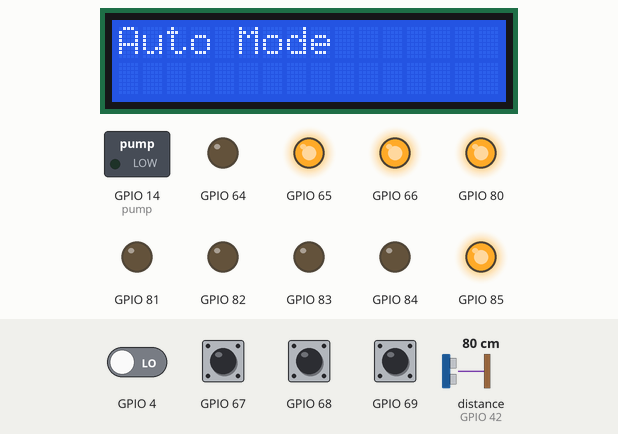
Simulated run of this sketch. Board: ESP8266 (NodeMCU). Shown: 16×2 character LCD, switched loads named in the sketch (green lamp = pin HIGH), output pins drawn as LEDs (lit = HIGH). Dashed ring = blinking. The inputs (shaded band) are chosen by the test bench; at power-on: GPIO 67–69 HIGH, GPIO 4 LOW, distance to the obstacle (sensor on GPIO 42) 80 cm. WiFi joins after 1.5 s; servers stay silent unless stated; the Firebase database answers and starts empty; what the sketch prints to the serial monitor is not drawn.

Above: at 12.9 s.
13.0 s: GPIO 67 pulled LOW for 0.9 s
At 14.6 s:
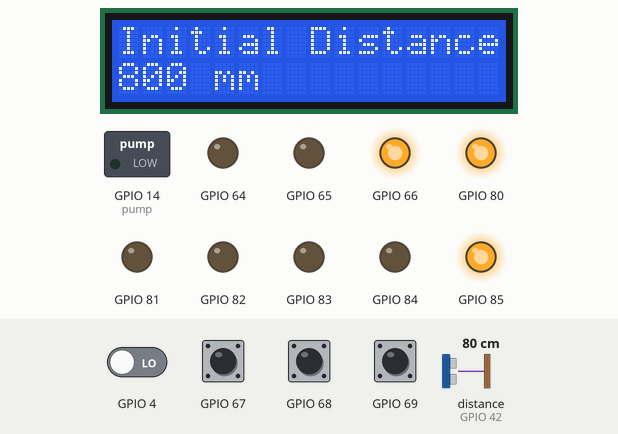
18.6 s: distance to the obstacle (sensor on GPIO 42) set to 53 cm
22.7 s: distance to the obstacle (sensor on GPIO 42) set to 42 cm
At 27.4 s:
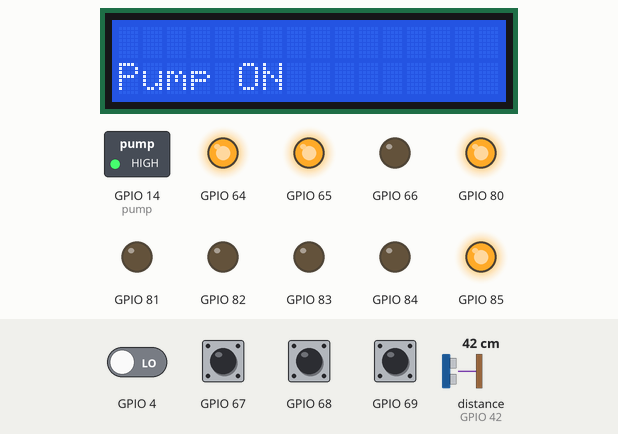
27.8 s: GPIO 68 pulled LOW for 0.9 s
At 29.3 s:
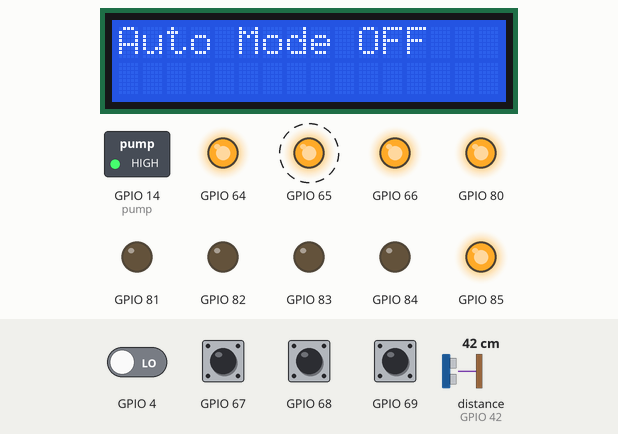
31.6 s: GPIO 67 pulled LOW for 3.2 s
At 36.0 s:
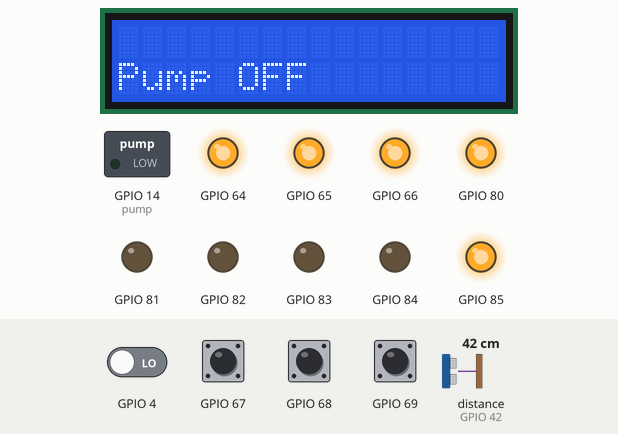
36.3 s: GPIO 68 pulled LOW for 0.9 s
At 37.7 s:
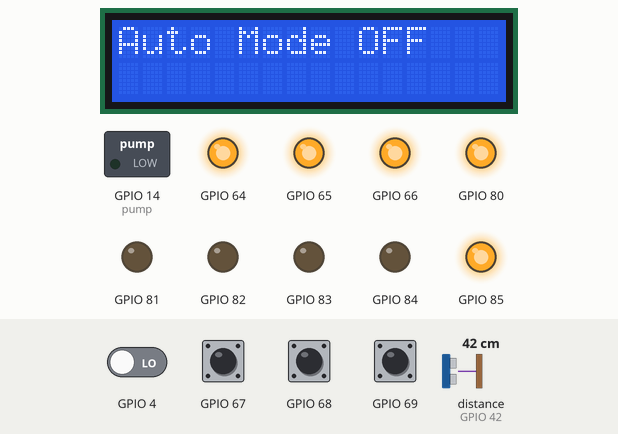
Timing chart, 0 to 40.4 s (numbered marks = the images above; inputs shaded):
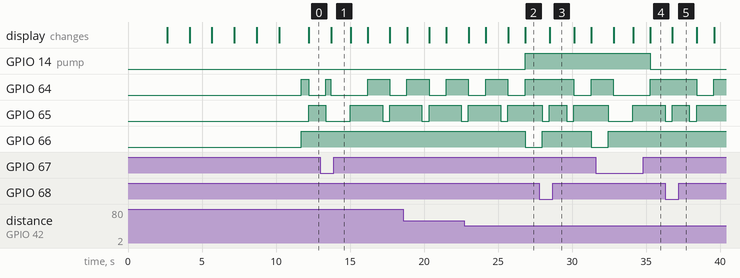

Measured:
- the behaviour switches between 48 and 47 cm on distance to the obstacle (sensor on GPIO 42) (found by bisection; images 1 and 2)
- after the input at 13.0 s, the display: changes after 0.72 s (image 1)
- after the input at 22.7 s, GPIO 14 (pump): LOW → HIGH after 4.1 s; GPIO 66: HIGH → LOW after 4.1 s; the display: first differs from a run without the input after 4.1 s (image 2)
- after the input at 27.8 s, GPIO 65: HIGH → LOW after 1.8 s, → HIGH 0.49 s later; the display: changes after 0.69 s (image 3)
- after the input at 31.6 s, GPIO 14 (pump): HIGH → LOW after 3.7 s; GPIO 66: goes on until 32.4 s, then stays HIGH; the display: first changes after 1.2 s (image 4 shows a later state)
- after the input at 36.3 s, the display: changes after 0.48 s (image 5)

The sketch:

Pump_System_210929_Push.ino
```cpp
#include "Arduino.h"
#include "PCF8574.h"
#include "math.h"
PCF8574 pcf20(0x20);
PCF8574 pcf21(0x21);
//PCF8574 pcf8574(0x20, D2(5), D1(4)); //PCF8574(주소 값, SDA, SCL)

//LCD
#include <LiquidCrystal_I2C.h>
LiquidCrystal_I2C lcd(0x27,16,2);

//VL53L1X
#include <VL53L1X.h> //Download this library from https://github.com/pololu/vl53l1x-arduino

//#include "SparkFun_VL53L1X.h"
//SFEVL53L1X distanceSensor; //레이저센서 거리값
int initial = 0; //초기 거리 저장 변수
int current = 0; //현재 거리 저장 변수
int count = 0; //수위 조건 충족 변수
int mes = 0; // 메세지 전송 변수
int avg = 0; // 레이저센서값 평균 변수

//레이저센서 5개
VL53L1X sensor_A; //Create the sensor object
VL53L1X sensor_B; //Create the sensor object
VL53L1X sensor_C; //Create the sensor object
VL53L1X sensor_D; //Create the sensor object
VL53L1X sensor_E; //Create the sensor object

int startTime = millis(); //used for our timing loop
int mInterval = 100; //refresh rate of 10hz

#define XSHUT_A P0 //pcf21
#define XSHUT_B P1 //pcf21
#define XSHUT_C P2 //pcf21
#define XSHUT_D P3 //pcf21
#define XSHUT_E P4 //pcf21
#define Raspberry_pi P5 //pcf21

#define M_INTERVAL 50

//ESP8266
#include <Wire.h>
#include <ESP8266WiFi.h>
#include <ESP8266HTTPClient.h>

// 데이터베이스,와이파이 설정
#include <FirebaseESP8266.h>  //https://github.com/mobizt/Firebase-ESP8266
#define FIREBASE_HOST "esp8266-sensor-readings-23fd0-default-rtdb.firebaseio.com"
#define FIREBASE_Authorization_key "GzVRIYoR2qjjvtMmrpS2Z4Esl089LWlCxYxcQRFv"
FirebaseData firebaseData;
FirebaseJson json;
// 데이터베이스 ON/OFF 표시 auto, pump 변수
String autoval; // AUTO모드 변수
String pumpval; // PUMP모드 변수
String ONval = "\\\"ON\\\""; //ON 값 저장
String OFFval = "\\\"OFF\\\""; // OFF 값 저장

const char* ssid = "wong";
const char* password = "12340000";
//const char* ssid = "iptimea704";
//const char* password = "rodemeng2019";
WiFiServer server(80);

//switch or led
int bluePin = P0;
int greenPin = P1;
int redPin = P2;
const int button1 = P3; //초기 값
const int button2 = P4; //Auto Mode
const int button3 = P5; //Pump

//펌프
const int pump = 14;

void setup() {
    Serial.begin(115200);

    Wire.begin();
    Wire.setClock(400000); // use 400 kHz I2C
    WiFi.begin(ssid, password);

    while (WiFi.status() != WL_CONNECTED) {
      delay(1000);
      Serial.println("Connecting..");
    }

    Serial.println("연결되었습니다.");

    server.begin();
    Serial.println("Server started");
    Serial.print("Use this URL to connect: ");
    Serial.print("http://");
    Serial.print(WiFi.localIP());
    Serial.println("/");
    //WIFI 연결 후 파이어베이스 연결
    Firebase.begin(FIREBASE_HOST,FIREBASE_Authorization_key);
    Serial.println("Firebase connect");
    //파이어베이스 DB OFF로 초기화, 초기값 0설정
    Firebase.setString(firebaseData, "/testPump_in_server_DB/AUTO", OFFval);
    Firebase.setString(firebaseData, "/testPump_in_server_DB/PUMP", OFFval);
    Firebase.setFloat(firebaseData, "/testPump_in_server_DB/INI", initial);
    autoval = OFFval; // 시작할 때 auto OFF
    pumpval = OFFval; // 시작할 때 pump OFF

    pinMode(pump, OUTPUT);

    pcf20.pinMode(button1, INPUT_PULLUP);
    pcf20.pinMode(button2, INPUT);
    pcf20.pinMode(button3, INPUT);
    pcf20.pinMode(redPin, OUTPUT);
    pcf20.pinMode(greenPin, OUTPUT);
    pcf20.pinMode(bluePin, OUTPUT);
    pcf20.begin(); //처음에 안써서 실행 안됨(주의)

    //Set the pin mode to output
    pcf21.pinMode(XSHUT_A ,OUTPUT);
    pcf21.pinMode(XSHUT_B ,OUTPUT);
    pcf21.pinMode(XSHUT_C ,OUTPUT);
    pcf21.pinMode(XSHUT_D ,OUTPUT);
    pcf21.pinMode(XSHUT_E ,OUTPUT);
    pcf21.pinMode(Raspberry_pi ,OUTPUT);
    pcf21.begin();

    //Turn all TOF's off
    pcf21.digitalWrite(XSHUT_A, LOW);
    pcf21.digitalWrite(XSHUT_B, LOW);
    pcf21.digitalWrite(XSHUT_C, LOW);
    pcf21.digitalWrite(XSHUT_D, LOW);
    pcf21.digitalWrite(XSHUT_E, LOW);

    //Raspberry_pi, Raspberry_pi_LCD ON
    pcf21.digitalWrite(Raspberry_pi, HIGH);

//    //-----------------------------------------------------------------
//    //FIRST WE WILL CONFIGURE AND SETUP SENSOR_A
//    -----------------------------------------------------------------
    delay(50);
    pcf21.digitalWrite(XSHUT_A, HIGH); //Turn sensor_A on
    delay(50);

    sensor_A.setTimeout(500); //Set the sensors timeout

    if (!sensor_A.init())//try to initilise the sensor
    {
        //Sensor does not respond within the timeout time
        Serial.println("Sensor_A is not responding, check your wiring");
    }
    else
    {
        sensor_A.setAddress(42); //Set the sensors I2C address
        sensor_A.setDistanceMode(VL53L1X::Long); //Set the sensor to maximum range of 4 meters
        sensor_A.setMeasurementTimingBudget(4000); //Set its timing budget in microseconds longer timing budgets will give more accurate measurements
        sensor_A.startContinuous(M_INTERVAL); //Sets the interval where a measurement can be requested in milliseconds
    }

//    //-----------------------------------------------------------------
//    //NOW CONFIGURE AND SETUP SENSOR_B
//    //-----------------------------------------------------------------
//    delay(50);
//    pcf21.digitalWrite(XSHUT_B, HIGH); //Turn sensor_B on
//    delay(50);
//
//    sensor_B.setTimeout(500); //Set the sensors timeout
//
//    if (!sensor_B.init())//try to initilise the sensor
//    {
//        //Sensor does not respond within the timeout time
//        Serial.println("Sensor_B is not responding, check your wiring");
//    }
//    else
//    {
//        sensor_B.setAddress(43); //Set the sensors I2C address
//        sensor_B.setDistanceMode(VL53L1X::Long); //Set the sensor to maximum range of 4 meters
//        sensor_B.setMeasurementTimingBudget(4000); //Set its timing budget in microseconds longer timing budgets will give more accurate measurements
//        sensor_B.startContinuous(M_INTERVAL); //Sets the interval where a measurement can be requested in milliseconds
//    }
//
      //-----------------------------------------------------------------
    //NOW CONFIGURE AND SETUP SENSOR_C
    //-----------------------------------------------------------------
//    delay(50);
//    pcf21.digitalWrite(XSHUT_C, HIGH); //Turn sensor_C on
//    delay(50);
//
//    sensor_C.setTimeout(500); //Set the sensors timeout
//
//    if (!sensor_C.init())//try to initilise the sensor
//    {
//        //Sensor does not respond within the timeout time
//        Serial.println("Sensor_C is not responding, check your wiring");
//    }
//    else
//    {
//        sensor_C.setAddress(44); //Set the sensors I2C address
//        sensor_C.setDistanceMode(VL53L1X::Long); //Set the sensor to maximum range of 4 meters
//        sensor_C.setMeasurementTimingBudget(4000); //Set its timing budget in microseconds longer timing budgets will give more accurate measurements
//        sensor_C.startContinuous(M_INTERVAL); //Sets the interval where a measurement can be requested in milliseconds
//    }

    //-----------------------------------------------------------------
    //NOW CONFIGURE AND SETUP SENSOR_D
    //-----------------------------------------------------------------
//    delay(50);
//    pcf21.digitalWrite(XSHUT_D, HIGH); //Turn sensor_D on
//    delay(50);
//
//    sensor_D.setTimeout(500); //Set the sensors timeout
//
//    if (!sensor_D.init())//try to initilise the sensor
//    {
//        //Sensor does not respond within the timeout time
//        Serial.println("Sensor_D is not responding, check your wiring");
//    }
//    else
//    {
//        sensor_D.setAddress(45); //Set the sensors I2C address
//        sensor_D.setDistanceMode(VL53L1X::Long); //Set the sensor to maximum range of 4 meters
//        sensor_D.setMeasurementTimingBudget(4000); //Set its timing budget in microseconds longer timing budgets will give more accurate measurements
//        sensor_D.startContinuous(M_INTERVAL); //Sets the interval where a measurement can be requested in milliseconds
//    }

     //-----------------------------------------------------------------
    //NOW CONFIGURE AND SETUP SENSOR_E
    //-----------------------------------------------------------------
//    delay(50);
//    pcf21.digitalWrite(XSHUT_E, HIGH); //Turn sensor_E on
//    delay(50);
//
//    sensor_E.setTimeout(500); //Set the sensors timeout
//
//    if (!sensor_E.init())//try to initilise the sensor
//    {
//        //Sensor does not respond within the timeout time
//        Serial.println("Sensor_E is not responding, check your wiring");
//    }
//    else
//    {
//        sensor_E.setAddress(46); //Set the sensors I2C address
//        sensor_E.setDistanceMode(VL53L1X::Long); //Set the sensor to maximum range of 4 meters
//        sensor_E.setMeasurementTimingBudget(4000); //Set its timing budget in microseconds longer timing budgets will give more accurate measurements
//        sensor_E.startContinuous(M_INTERVAL); //Sets the interval where a measurement can be requested in milliseconds
//    }

    lcd.init(); // LCD 설정
    lcd.clear();      // LCD를 모두 지운다.
    lcd.backlight();  // 백라이트를 켠다.
    // 시스템, 팀명, 이름 표시
    lcd.setCursor(0,0);
    lcd.print("Flood Protection");
    delay(1500);
    lcd.setCursor(0,1);
    lcd.print("Auto Pump System");
    delay(1500);
    lcd.clear();
    lcd.setCursor(0,0);
    lcd.print("I do not like");
    delay(1500);
    lcd.setCursor(0,1);
    lcd.print("The rainy season");
    delay(1500);
    lcd.clear();
    lcd.setCursor(0,0);
    lcd.print("Dong Min Park");
    delay(1500);
    lcd.setCursor(0,1);
    lcd.print("Sang Gyun Jang");
    delay(1500);
}

bool Auto = LOW;
bool Pump = LOW;
char buf[40];

void loop() {
  setColor(1, 0, 1); //녹

  WiFiClient client = server.available();

//  sprintf(buf, "%4d,%4d,%4d,%4d,%4d",sensor_A.read(),sensor_B.read(),sensor_C.read(),sensor_D.read(),sensor_E.read());
  //Serial.println(buf); //Get a reading in millimeters

  int laser1 = sensor_A.read();
//  int laser2 = sensor_B.read();
//  int laser3 = sensor_C.read();
//  int laser4 = sensor_D.read();
//  int laser5 = sensor_E.read();

  Serial.print("laser1 : ");
  Serial.println(laser1);
//  Serial.print("laser2 : ");
//  Serial.println(laser2);
//  Serial.print("laser3 : ");
//  Serial.println(laser3);
//  Serial.print("laser4: ");
//  Serial.println(laser4);
//  Serial.print("laser5 : ");
//  Serial.println(laser5);

  //평균
//  avg = (laser1 + laser2 + laser3 + laser4 + laser5)/5;
//  avg = (laser1 + laser2 + laser4 + laser5)/4;
//    avg = laser5;
//   avg = laser3;
//    avg = laser2;
    avg = laser1;
//    avg = (laser1 + laser2 + laser4)/3;
  Serial.print("평균 : ");
  Serial.println(avg);
  //Firebase 데이터베이스에 레이져 평균 거리값 저장(실시간)
  Firebase.setFloat(firebaseData, "/testPump_in_server_DB/DISTANCE", avg);
//    Data 업로드 및 시각화하기 위한 코드

//    센서 없이 노말 펌프 사용할 때
//      Firebase.setFloat(firebaseData, "/database_test/Normal_pump", avg);
//    Firebase.pushFloat(firebaseData, "/database_test/Normal_pump", avg);

//    레이저센서 및 오토펌프 사용할 때
//    Firebase.pushFloat(firebaseData, "/database_test/Auto_pump", avg);

  //분산
//  int var = (pow((laser1-avg),2) + pow((laser2-avg),2) + pow((laser3-avg),2) + pow((laser4-avg),2) + pow((laser5-avg),2))/5;
//  int var = (pow((laser1-avg),2) + pow((laser2-avg),2) + pow((laser4-avg),2) + pow((laser5-avg),2))/4;
//  int var = (pow((laser1-avg),2) + pow((laser2-avg),2) + pow((laser4-avg),2))/3;

//  표준편차
//  int StandDev = sqrt(var);
//  Firebase.setFloat(firebaseData, "/testPump_in_server_DB/STANDARD", StandDev);
//  Serial.print("표준편차 : ");
//  Serial.println(StandDev);

  if(pcf20.digitalRead(button1)==LOW){
    initial = avg;
    Firebase.setFloat(firebaseData, "/testPump_in_server_DB/INI", avg);
    Serial.print("초기 값은 ");
    Serial.print(initial);
    Serial.println(" mm 입니다.");
    setColor(1, 0, 0); //청록
    lcd.clear();
    lcd.setCursor(0,0);
    lcd.print("Initial Distance");
    lcd.setCursor(0,1);
    lcd.print(initial);
    lcd.print(" mm");
    delay(1000);
  }

  Firebase.getString(firebaseData, "/testPump_in_server_DB/AUTO");
  autoval = firebaseData.stringData();
  Firebase.getString(firebaseData, "/testPump_in_server_DB/PUMP");
  pumpval = firebaseData.stringData();

  if(autoval == ONval){
    pcf20.digitalWrite(button2, HIGH);
    }
  if(autoval == OFFval){
    pcf20.digitalWrite(button2, LOW);
    }
  if(pumpval == ONval){
    pcf20.digitalWrite(button3, HIGH);
    }
  if(pumpval == OFFval){
    pcf20.digitalWrite(button3, LOW);
    }

  if(pcf20.digitalRead(button2)==HIGH){ //자동모드
    Serial.println("자동모드 입니다.");
    setColor(1, 1, 0); //파
    lcd.clear();
    lcd.setCursor(0,0);
    lcd.print("Auto Mode");
    if(autoval == OFFval && pumpval == OFFval){
      Firebase.setString(firebaseData, "/testPump_in_server_DB/APPAUTO", ONval);
    }
    delay(1000);

    /////////// 자동모드이면 자동으로 펌프 작동///////////////
    if(avg < (initial/10*6)){
      Serial.println("펌프 작동");
      Serial.println("수위가 50%이상 찼습니다.");
      digitalWrite(pump, HIGH);
      setColor(0, 1, 1); //빨
      lcd.clear();
      lcd.setCursor(0,1);
      lcd.print("Pump ON");
      if(autoval == ONval){
        Firebase.setString(firebaseData, "/testPump_in_server_DB/NOWMAIN", ONval);
      }
      else{
        Firebase.setString(firebaseData, "/testPump_in_server_DB/NOWMAIN", ONval);
      }
      delay(1000);
    }
    else if(initial != 0 && avg > (initial/2)){
      Serial.println("펌프 중지");
      digitalWrite(pump, LOW);
      setColor(1, 1, 1); //off
      lcd.clear();
      lcd.setCursor(0,1);
      lcd.print("Pump OFF");
      if(digitalRead(pump) == LOW && autoval == ONval){
        Firebase.setString(firebaseData, "/testPump_in_server_DB/NOWMAIN", OFFval);
      }else if(digitalRead(pump) == LOW && digitalRead(button2) == HIGH){
        Firebase.setString(firebaseData, "/testPump_in_server_DB/NOWMAIN", OFFval);
      }
      delay(1000);
    }

    if(avg < (initial/10*4)){
      Serial.println("수위가 60%이상 찼습니다.");
      count++;
    }
    if(count==5){
      mes=1;
      count=0;
    }
    //---------------------------- 문자 전송 툴
    //문자 입력시에 띄어쓰기는 %20으로 작성해야함. 아니면 작동X
    //Ex) 문자%20테스트입니다. -> 문자 테스트입니다.
    String message = "http://www.all-tafp.org/EmmaSMS_PHP_UTF-8_JSON/example.php?sms_msg=수위60%이상!%20수위60%이상!%20지금%20즉시%20현장으로%20와주시기바랍니다.&sms_to=010-8338-2385&sms_from=010-8338-2385&sms_date=";
    if(mes == 1){
      Serial.println("메세지 보냄");
      Serial.println("수위 60%이상 즉시 현장으로!!");
      lcd.clear();
      lcd.setCursor(0,0);
      lcd.print("send mes");
      delay(3000);
      lcd.clear();
      if (WiFi.status() == WL_CONNECTED) { //Check WiFi connection status
        HTTPClient http;  //Declare an object of class HTTPClient

        http.begin(message);  //Specify request destination
        int httpCode = http.GET();

        Serial.println("코드 실행");
        for(int i=40; i>0; i--){
          lcd.setCursor(0,0);
          lcd.print("waiting signal");
          lcd.setCursor(0,1);
          lcd.print(i);
          delay(1000);
          lcd.clear();
        }
      }
    }//mes

    if(mes==1){
      mes=0;
    }
  }//button2(AUTO) == HIGH

  else {  //수동모드
    Serial.println("수동모드 입니다.");
    setColor(1, 1, 1); //off
    lcd.clear();
    lcd.setCursor(0,0);
    lcd.print("Auto Mode OFF");
    if(autoval == OFFval && pumpval == OFFval){
     Firebase.setString(firebaseData, "/testPump_in_server_DB/APPAUTO", OFFval);
    }
    delay(1000);

    /////////// 수동모드이면 수동으로 펌프 작동///////////////
    if(pcf20.digitalRead(button3)==HIGH && pcf20.digitalRead(button2)==LOW){
      Serial.println("펌프 작동");
      digitalWrite(pump, HIGH);
      setColor(0, 1, 1); //빨
      lcd.clear();
      lcd.setCursor(0,1);
      lcd.print("Pump ON");
      if(autoval == OFFval && pumpval == OFFval){
        Firebase.setString(firebaseData, "/testPump_in_server_DB/APPPUMP", ONval);
      }

      delay(1000);
    }
    else if(pcf20.digitalRead(button3)==LOW){
      Serial.println("펌프 중지");
      digitalWrite(pump, LOW);
      setColor(1, 1, 1); //off
      lcd.clear();
      lcd.setCursor(0,1);
      lcd.print("Pump OFF");
      if(autoval == OFFval && pumpval == OFFval){
        Firebase.setString(firebaseData, "/testPump_in_server_DB/APPPUMP", OFFval);
      }
      delay(1000);
    }
  }//수동모드
} //loop

void setColor(int red, int green, int blue)
{
  pcf20.digitalWrite(redPin, red);
  pcf20.digitalWrite(greenPin, green);
  pcf20.digitalWrite(bluePin, blue);
}
```
